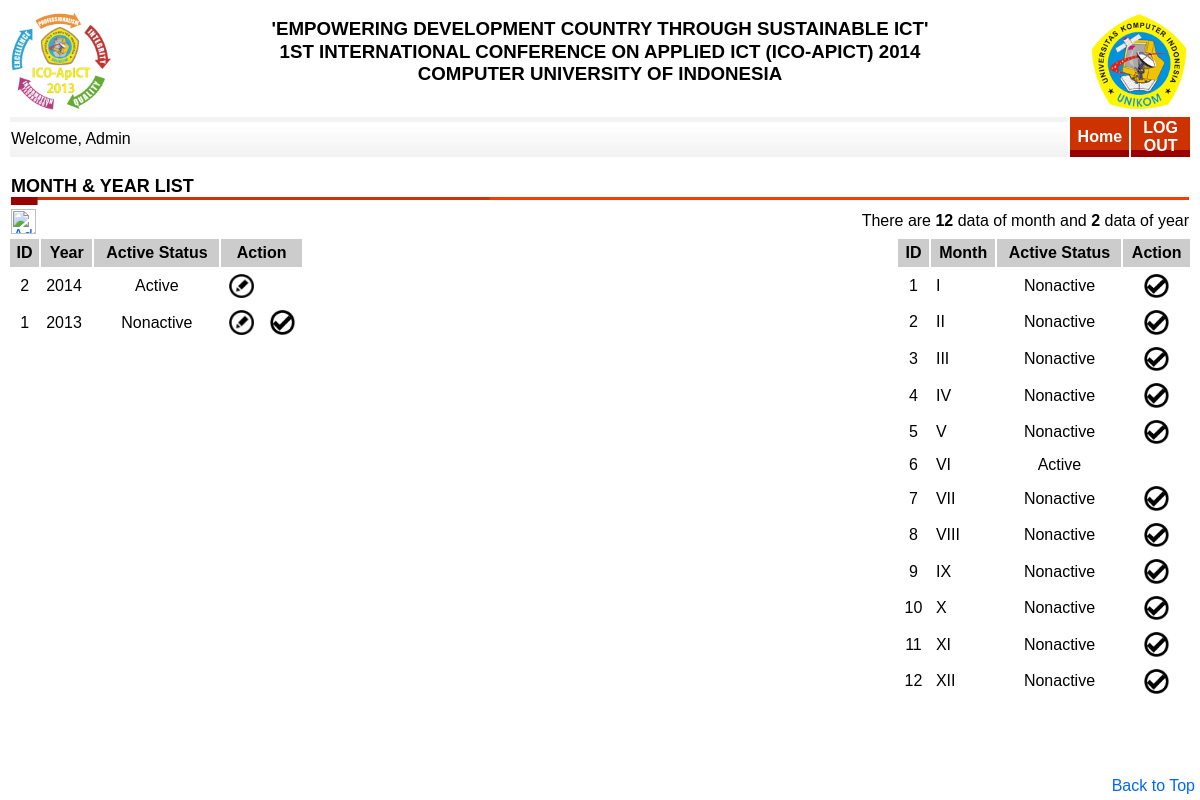
Page /admin/year.php (signed in) on the committed database.
### tables this page shows
CREATE TABLE IF NOT EXISTS `cms_header` (
  `id_header` int(11) NOT NULL AUTO_INCREMENT,
  `tema_acara` varchar(100) DEFAULT NULL,
  `nama_acara` varchar(100) DEFAULT NULL,
  `akronim` varchar(25) DEFAULT NULL,
  `tempat_acara` varchar(100) DEFAULT NULL,
  `id_tahun` int(11) DEFAULT NULL,
  `logo_satu` varchar(100) DEFAULT NULL,
  `logo_dua` varchar(100) DEFAULT NULL,
  `id_pengguna` int(11) DEFAULT NULL,
  PRIMARY KEY (`id_header`),
  KEY `id_tahun` (`id_tahun`),
  KEY `id_pengguna` (`id_pengguna`)
);

CREATE TABLE IF NOT EXISTS `cms_tahun` (
  `id_tahun` int(11) NOT NULL AUTO_INCREMENT,
  `bil_tahun` char(4) NOT NULL,
  `kode_aktif` enum('0','1') NOT NULL DEFAULT '0',
  `tgl_akhir` date DEFAULT '0000-00-00',
  PRIMARY KEY (`id_tahun`),
  UNIQUE KEY `bil_tahun` (`bil_tahun`)
);

CREATE TABLE IF NOT EXISTS `cms_bulan` (
  `id_bulan` int(11) NOT NULL AUTO_INCREMENT,
  `nama_bulan` varchar(5) DEFAULT NULL,
  `kode_aktif` enum('0','1') DEFAULT NULL,
  `id_pengguna` int(11) DEFAULT NULL,
  PRIMARY KEY (`id_bulan`),
  KEY `id_pengguna` (`id_pengguna`)
);

### admin/year.php (the view, shortened to what this page needs)
<?php
	if(($_SESSION['login_member']==true)&&
	  ($_SESSION['aktif']=="2"))
	{
?>
<html>
	<head>
		<link type="text/css" href="../css/css.css" rel="stylesheet">
    </head>
    <body>
		<?php include ('../header.php'); ?>
		<table border=0 width=100% align="left">
			<tr>
				<td colspan="6">
					<p align="justify">
						<b><font size="+1">MONTH & YEAR LIST</font></b>
						<br>
						<img src="../gambar/line.jpg" width=100% height="3">
						<br>
						<img src="../gambar/line_2.jpg" width=100% height="5">
						<?php
							$sql = "select * from cms_tahun order by bil_tahun desc";
							$res = mysql_query($sql);
							$sql2 = "select * from cms_bulan order by id_bulan";
							$res2 = mysql_query($sql2);
						?>
				</td>
			</tr>
			<tr>
				<td colspan="5">
					<a href="add_year.php"><img src="../gambar/add.png" width="25" title="Add Year"></a>
				</td>
				<td>
						<?php
							$banyakrecord=mysql_num_rows($res);
							$banyakrecord2=mysql_num_rows($res2);
							if($banyakrecord>0)
							{
						?>
								<div align="right">There are <b><?php echo $banyakrecord2;?></b> data of month and <b><?php echo $banyakrecord;?></b> data of year</div>
						<?php
							}
							else
							{
						?>
								<div align="right">Data of year not found</div>
						<?php
							};
						?>
				</td>
			</tr>
		</table>
		<table align="left" border="0" cellpadding="5" width=25%>
					<tr bgcolor="#CCCCCC">
						<th>ID</th>
						<th>Year</th>
						<th>Active Status</th>
						<th colspan="3">Action</th>
					</tr>
						<?php
								while($select_result = mysql_fetch_array($res))
								{
									$id = $select_result['id_tahun'];
									$tahun = $select_result['bil_tahun'];
									$kode = $select_result['kode_aktif'];
									if ($kode=='1')
									{
										$ket='Active';
									}
									else if ($kode=='0')
									{
										$ket='Nonactive';
									}
									echo "
									<tr>
										<td align='center'>$id</td>
										<td>$tahun</td>
										<td align='center'>$ket</td>
										<form method=\"POST\" action=\"edit_year.php?id=$id\">
										<td align='center'>
											<input type=\"hidden\" value=\"$id\" name=\"id\"><center>
											<input type='image' title='Edit Year' src='../gambar/edit.png' width='25'>
										</td>
										</form>";
									if ($kode=='0')
									{
									echo "<form method=\"POST\" action=\"publish_tahun.php?id=$id\">
										<td align='center'>
											<input type=\"hidden\" value=\"$id\" name=\"id\"><center>
											<input type='image' title='Active Year' src='../gambar/publish.jpg' width='25'>
										</td>
										</form>";
									}
								echo "</tr>";
								}
						?>
		</table>
		<table align="right" border="0" cellpadding="5" width=25%>
					<tr bgcolor="#CCCCCC">
						<th>ID</th>
						<th>Month</th>
						<th>Active Status</th>
						<th colspan="3">Action</th>
					</tr>
						<?php
								while($select_result2 = mysql_fetch_array($res2))
								{
									$id_bulan = $select_result2['id_bulan'];
									$bulan = $select_result2['nama_bulan'];
									$kode = $select_result2['kode_aktif'];
									if ($kode=='1')
									{
										$ket='Active';
									}
									else if ($kode=='0')
									{
										$ket='Nonactive';
									}
									echo "
									<tr>
										<td align='center'>$id_bulan</td>
										<td>$bulan</td>
										<td align='center'>$ket</td>";
									if ($kode=='0')
									{
									echo "<form method=\"POST\" action=\"publish_bulan.php?id=$id_bulan\">
										<td align='center'>
											<input type=\"hidden\" value=\"$id_bulan\" name=\"id_bulan\"><center>
											<input type='image' title='Active Month' src='../gambar/publish.jpg' width='25'>
										</td>
										</form>";
									}
								echo "</tr>";
								}
						?>
		</table>
		<table align="right">
			<tr align="right">
				<td>
					<div class="backtotop">
						<a style="display:scroll;position:fixed;bottom:5px;right:5px;" class="backtotop" href="#" rel="nofollow" title="Back to Top">
							Back to Top
						</a>
					</div>
				</td>
			</tr>
		</table>
	</body>
</html>
<?php
	}
?>

### header.php (shortened to what this page needs)
<table width=100% border="0" bgcolor="#FFFFFF">
	<tr>
			<?php
				if(isset($_SESSION['login_member']))
				{
					if(($_SESSION['login_member']==true)&&($_SESSION['aktif']=="1")||($_SESSION['aktif']=="2")||($_SESSION['aktif']=="3")||($_SESSION['aktif']=="4")||($_SESSION['aktif']=="5"))
						{
							$sql2 = "select * from cms_header,cms_tahun
									where cms_header.id_tahun=cms_tahun.id_tahun
									and cms_tahun.kode_aktif='1'";
							$res2 = mysql_query($sql2);
								while($select_result2 = mysql_fetch_array($res2))
								{
									$tema_acara=$select_result2['tema_acara'];
									$uptema=strtoupper($tema_acara);
									$nama_acara=$select_result2['nama_acara'];
									$upnama=strtoupper($nama_acara);
									$tahun=$select_result2['bil_tahun'];
									$tempat=$select_result2['tempat_acara'];
									$uptempat=strtoupper($tempat);
									$logo_satu=$select_result2['logo_satu'];
									$logo_dua=$select_result2['logo_dua'];
									$akronim=$select_result2['akronim'];
									$upakronim=strtoupper($akronim);
								echo "
									<td align='left'><img src='../logo/$logo_satu' width='100' title='Logo Acara' /></td>
									<td align='center'>
										<h3><b>'$uptema'<br>$upnama&nbsp;($upakronim)&nbsp;$tahun<br>$uptempat</b></h3>
									</td>
									<td align='right'><img src='../logo/$logo_dua' width='100' title='Logo Universitas' /></td>";
								}
						}
				}
			?>
	</tr>
</table>
<table width=100% bgcolor="#FFFFFF">
	<tr align="center">
			<?php
				if(isset($_SESSION['login_member']))
				{
					if(($_SESSION['login_member']==true)&&($_SESSION['aktif']=="1")||($_SESSION['aktif']=="2")||($_SESSION['aktif']=="3")||($_SESSION['aktif']=="4")||($_SESSION['aktif']=="5"))
					{
							$nama_pengguna=$_SESSION['nama_pengguna'];
							$ucnama=ucwords($nama_pengguna);
							echo "
							<td align='left' background='../gambar/headerbg_2.jpg' style='border-top: 5px solid #F3F3F3;'>Welcome, ";echo $ucnama; echo"</td>
							";
							if ($_SESSION['aktif']=="1") {
								$id=$_SESSION['id_pengguna'];
								$query="select * from cms_peserta
										where cms_peserta.id_pengguna='$id'
										and kategori_peserta is not null";
								$res_query = mysql_query($query);
								$banyakrecord=mysql_num_rows($res_query);
								if($banyakrecord>0)
								{
									echo "<td background='../gambar/blockdefault.gif' width=5% height='40' align='center'><a href='index.php'><b><font color='#FFFFFF'>Home</font></b></a></td>";
									echo "<td background='../gambar/blockdefault.gif' width=5% height='40' align='center'><a href='../logout.php'><b><font color='#FFFFFF'>LOG OUT</font></b></a></td>";
								}
								else
								{
									echo "<td background='../gambar/blockdefault.gif' width=5% height='40' align='center'><a href='../logout.php'><b><font color='#FFFFFF'>LOG OUT</font></b></a></td>";
								}
						}
						else
						{
								echo "<td background='../gambar/blockdefault.gif' width=5% height='40' align='center'><a href='index.php'><b><font color='#FFFFFF'>Home</font></b></a></td>";
								echo "<td background='../gambar/blockdefault.gif' width=5% height='40' align='center'><a href='../logout.php'><b><font color='#FFFFFF'>LOG OUT</font></b></a></td>";
						}
					}
				}
			?>
	</tr>
</table>
<br>

### css/css.css (style rules this page uses)
body { font-family:Verdana, Geneva, Arial, Helvetica, sans-serif; font-size:12px; }
a { text-decoration:none; border:none; color:#0066FF; }
a img { border:none; }
h1,h2,h3,h4,h5,h6 { font-weight: normal; line-height: 1.2; }

### rows in the picture
cms_header: logo_satu (picture), tema_acara "EMPOWERING DEVELOPMENT COUNTRY THROUGH SUSTAINABLE ICT", nama_acara "1ST INTERNATIONAL CONFERENCE ON APPLIED ICT", akronim "ICO-APICT", id_tahun.bil_tahun "2014", tempat_acara "COMPUTER UNIVERSITY OF INDONESIA", logo_dua (picture)
cms_tahun: id_tahun "2", bil_tahun "2014", kode_aktif "Active"
cms_tahun: id_tahun "1", bil_tahun "2013", kode_aktif "Nonactive"
cms_bulan: id_bulan "1", nama_bulan "I", kode_aktif "Nonactive"
cms_bulan: id_bulan "2", nama_bulan "II", kode_aktif "Nonactive"
cms_bulan: id_bulan "3", nama_bulan "III", kode_aktif "Nonactive"
cms_bulan: id_bulan "4", nama_bulan "IV", kode_aktif "Nonactive"
cms_bulan: id_bulan "5", nama_bulan "V", kode_aktif "Nonactive"
cms_bulan: id_bulan "6", nama_bulan "VI", kode_aktif "Active"
cms_bulan: id_bulan "7", nama_bulan "VII", kode_aktif "Nonactive"
cms_bulan: id_bulan "8", nama_bulan "VIII", kode_aktif "Nonactive"
cms_bulan: id_bulan "9", nama_bulan "IX", kode_aktif "Nonactive"
cms_bulan: id_bulan "10", nama_bulan "X", kode_aktif "Nonactive"
cms_bulan: id_bulan "11", nama_bulan "XI", kode_aktif "Nonactive"
cms_bulan: id_bulan "12", nama_bulan "XII", kode_aktif "Nonactive"

### other values in the picture
$ucnama "Admin"
$banyakrecord2 "12"
$banyakrecord "2"
